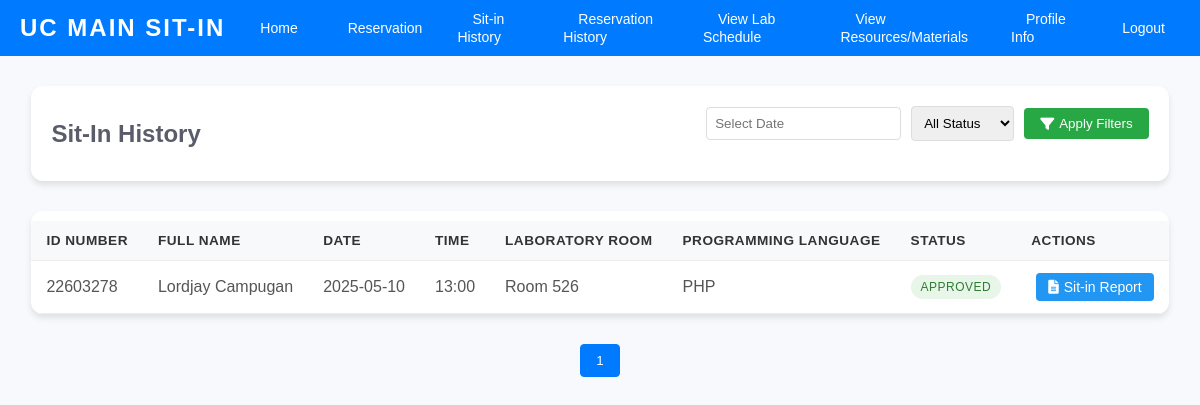
The page /sit-in-history (signed in) on the database its author committed.
### tables this page shows
CREATE TABLE feedback (
            id INTEGER PRIMARY KEY AUTOINCREMENT,
            idno VARCHAR(20),
            session_id INTEGER,
            rating INTEGER CHECK (rating BETWEEN 1 AND 5),
            comment TEXT,
            category VARCHAR(50),
            created_at TIMESTAMP DEFAULT CURRENT_TIMESTAMP,
            FOREIGN KEY (idno) REFERENCES users(idNO),
            FOREIGN KEY (session_id) REFERENCES reservations(id)
        );

CREATE TABLE reservations (
    id INTEGER PRIMARY KEY AUTOINCREMENT,
    idno VARCHAR(20), 
    date VARCHAR(10), 
    time VARCHAR(5), 
    session_type VARCHAR(50), 
    reason VARCHAR(500), 
    status VARCHAR(20) DEFAULT 'Pending', 
    created_at TIMESTAMP DEFAULT CURRENT_TIMESTAMP 
, language VARCHAR(20));

CREATE TABLE users (
idNO VARCHAR(20) PRIMARY KEY,
lastname VARCHAR(100),
firstname VARCHAR(100),
middlename VARCHAR(100),
course VARCHAR(100),
year_level VARCHAR(10),
email VARCHAR(150),
username VARCHAR(50) UNIQUE,
password VARCHAR(100),
session VARCHAR(20),
profile_picture TEXT,
role VARCHAR(20) DEFAULT 'user' CHECK (role IN ('user', 'admin'))
, completed_sessions INTEGER DEFAULT 0);

### app.py (the view)
@app.route('/sit-in-history')
def sit_in_history():
    if 'username' not in session:
        return redirect(url_for('login'))
    try:
        status = request.args.get('status', 'all')
        date = request.args.get('date')
        page = request.args.get('page', 1, type=int)
        per_page = 10
        conn = sqlite3.connect(DATABASE)
        cursor = conn.cursor()
        cursor.execute('SELECT idNO FROM users WHERE username = ?', (session['username'],))
        user_id = cursor.fetchone()[0]
        query = '''
            SELECT r.id, r.idno, u.firstname, u.lastname, r.date, r.time,
                   r.session_type, r.language, r.status, r.created_at,
                   f.comment as report
            FROM reservations r
            JOIN users u ON r.idno = u.idNO
            LEFT JOIN feedback f ON r.id = f.session_id AND f.category = 'sit-in report'
            WHERE r.idno = ?
        '''
        params = [user_id]
        if status != 'all':
            query += ' AND r.status = ?'
            params.append(status)
        if date:
            query += ' AND r.date = ?'
            params.append(date)
        count_query = f"SELECT COUNT(*) FROM ({query})"
        cursor.execute(count_query, params)
        total_items = cursor.fetchone()[0]
        total_pages = (total_items + per_page - 1) // per_page
        query += ' ORDER BY r.created_at DESC LIMIT ? OFFSET ?'
        params.extend([per_page, (page - 1) * per_page])
        cursor.execute(query, params)
        records = [
            {
                'id': row[0],
                'idno': row[1],
                'firstname': row[2],
                'lastname': row[3],
                'date': row[4],
                'time': row[5],
                'session_type': row[6],
                'language': row[7],
                'status': row[8],
                'created_at': row[9],
                'report': row[10]
            }
            for row in cursor.fetchall()
        ]
        conn.close()
        return render_template('sit_in_history.html',
                             records=records,
                             page=page,
                             total_pages=total_pages,
                             has_prev=page > 1,
                             has_next=page < total_pages,
                             current_status=status,
                             current_date=date)
    except Exception as e:
        print(f"Error fetching sit-in history: {e}")
        flash("Error loading sit-in history", "error")
        return redirect(url_for('dashboard'))

### templates/sit_in_history.html (shortened to what this page needs)
<!DOCTYPE html>
<html lang="en">
<head>
    <link rel="stylesheet" href="{{ url_for('static', filename='styles-sit-in-history.css') }}">
    <link rel="stylesheet" href="https://cdnjs.cloudflare.com/ajax/libs/font-awesome/6.0.0/css/all.min.css">
</head>
<body>
  <nav class="navbar">
    <div class="logo-text">
      UC Main Sit-In
    </div>
    <ul class="nav-links">
      <li><a href="{{ url_for('dashboard') }}">Home</a></li>
      <li><a href="{{ url_for('reservation') }}">Reservation</a></li>
      <li><a href="{{ url_for('sit_in_history') }}">Sit-in History</a></li>
      <li><a href="{{ url_for('reservation_history') }}">Reservation History</a></li>
      <li><a href="{{ url_for('lab_history') }}">View Lab Schedule</a></li>
      <li><a href="{{ url_for('resources') }}">View Resources/Materials</a></li>
      <li><a href="{{ url_for('profile') }}">Profile Info</a></li>
      <li><a href="{{ url_for('logout') }}">Logout</a></li>
    </ul>
  </nav>
    <div class="main-content">
        <div class="page-header">
            <h2>Sit-In History</h2>
            <div class="filter-section">
                <input type="text" id="dateFilter" placeholder="Select Date" class="flatpickr" value="{{ current_date or '' }}">
                <select id="statusFilter">
                    <option value="all" {% if current_status == 'all' %}selected{% endif %}>All Status</option>
                </select>
                <button onclick="applyFilters()" class="filter-btn">
                    <i class="fas fa-filter"></i> Apply Filters
                </button>
            </div>
        </div>
        <div class="table-container">
            <table class="data-table">
                <thead>
                    <tr>
                        <th>ID Number</th>
                        <th>Full Name</th>
                        <th>Date</th>
                        <th>Time</th>
                        <th>Laboratory Room</th>
                        <th>Programming Language</th>
                        <th>Status</th>
                        <th>Actions</th>
                    </tr>
                </thead>
                <tbody>
                    {% for record in records %}
                    {% if record.status == 'Approved' %}
                    <tr>
                        <td>{{ record.idno }}</td>
                        <td>{{ record.firstname }} {{ record.lastname }}</td>
                        <td>{{ record.date }}</td>
                        <td>{{ record.time }}</td>
                        <td>{{ record.session_type }}</td>
                        <td>{{ record.language }}</td>
                        <td>
                            <span class="status-badge approved">
                                {{ record.status }}
                            </span>
                        </td>
                        <td>
                            <button class="action-btn report-btn" onclick="showReportModal('{{ record.id }}')">
                                <i class="fas fa-file-alt"></i> Sit-in Report
                            </button>
                        </td>
                    </tr>
                    {% endif %}
                    {% endfor %}
                </tbody>
            </table>
        </div>
        {% if records %}
        <div class="pagination">
            {% set start = [page - 2, 1] | max %}
            {% set end = [start + 4, total_pages + 1] | min %}
            {% set start = [end - 4, 1] | max %}
            {% for p in range(start, end) %}
            <button onclick="changePage('{{ p }}')"
                    class="page-btn {% if p == page %}active{% endif %}">
                {{ p }}
            </button>
            {% endfor %}
        </div>
        {% endif %}
    </div>
</body>
</html>

### static/styles-sit-in-history.css (style rules this page uses)
* { margin: 0; padding: 0; box-sizing: border-box; }
body { font-family: 'Arial', sans-serif; background: #f5f5f5; color: #333; display: flex; flex-direction: column; height: 100vh; }
.navbar { display: flex; align-items: center; justify-content: space-between; background: #007bff; padding: 10px 20px; }
.logo-text { font-size: 24px; font-weight: bold; color: #fff; text-transform: uppercase; letter-spacing: 2px; flex-shrink: 0; }
.nav-links { list-style: none; display: flex; align-items: center; margin: 0; padding: 0; }
.nav-links li { margin-left: 20px; }
.nav-links li a { color: #fff; text-decoration: none; font-size: 14px; padding: 10px 15px; border-radius: 5px; transition: background 0.3s ease, color 0.3s ease; }
:root { --primary-color: #4e73df; --primary-dark: #3756a8; --secondary-color: #1cc88a; --warning-color: #f6c23e; --danger-color: #e74a3b; --text-color: #5a5c69; --bg-color: #f8f9fc; --shadow-sm: 0 2px 4px rgba(0,0,0,0.1); --shadow-md: 0 4px 6px rgba(0,0,0,0.1); --shadow-lg: 0 10px 15px rgba(0,0,0,0.1); --transition: all 0.3s ease; }
body { font-family: 'Arial', sans-serif; background: var(--bg-color); color: var(--text-color); min-height: 100vh; }
.main-content { padding: 30px; max-width: 1400px; margin: 0 auto; }
.page-header { display: flex; justify-content: space-between; align-items: center; margin-bottom: 30px; padding: 20px; background: white; border-radius: 12px; box-shadow: var(--shadow-md); }
.filter-section { display: flex; gap: 15px; }
.filter-section select, .filter-section input { padding: 10px 15px; border: 1px solid #e3e6f0; border-radius: 8px; outline: none; transition: var(--transition); }
.filter-btn { padding: 10px 20px; background: var(--primary-color); color: white; border: none; border-radius: 8px; cursor: pointer; display: flex; align-items: center; gap: 8px; font-weight: 500; transition: var(--transition); }
.table-container { background: white; border-radius: 12px; box-shadow: var(--shadow-md); overflow: hidden; margin-bottom: 30px; }
.data-table { width: 100%; border-collapse: collapse; }
.data-table th { background: #f8f9fc; color: var(--text-color); font-weight: 600; text-transform: uppercase; font-size: 0.85rem; letter-spacing: 0.5px; }
.data-table th, .data-table td { padding: 15px; text-align: left; border-bottom: 1px solid #e3e6f0; }
.status-badge { padding: 6px 12px; border-radius: 20px; font-size: 0.85rem; font-weight: 500; text-transform: uppercase; letter-spacing: 0.5px; }
.status-badge.approved { background: var(--secondary-color); color: white; }
.pagination { display: flex; justify-content: center; align-items: center; gap: 15px; margin-top: 30px; }
.page-btn { padding: 10px 20px; background: white; border: 1px solid #e3e6f0; border-radius: 8px; cursor: pointer; color: var(--text-color); font-weight: 500; transition: var(--transition); display: flex; align-items: center; gap: 8px; }

### rows shown on the page
feedback: idno "22603278", firstname "Lordjay", lastname "Campugan", date "2025-05-10", time "13:00", session_type "Room 526", language "PHP", status "APPROVED"

### other values the page prints
{{ p }} "1"
